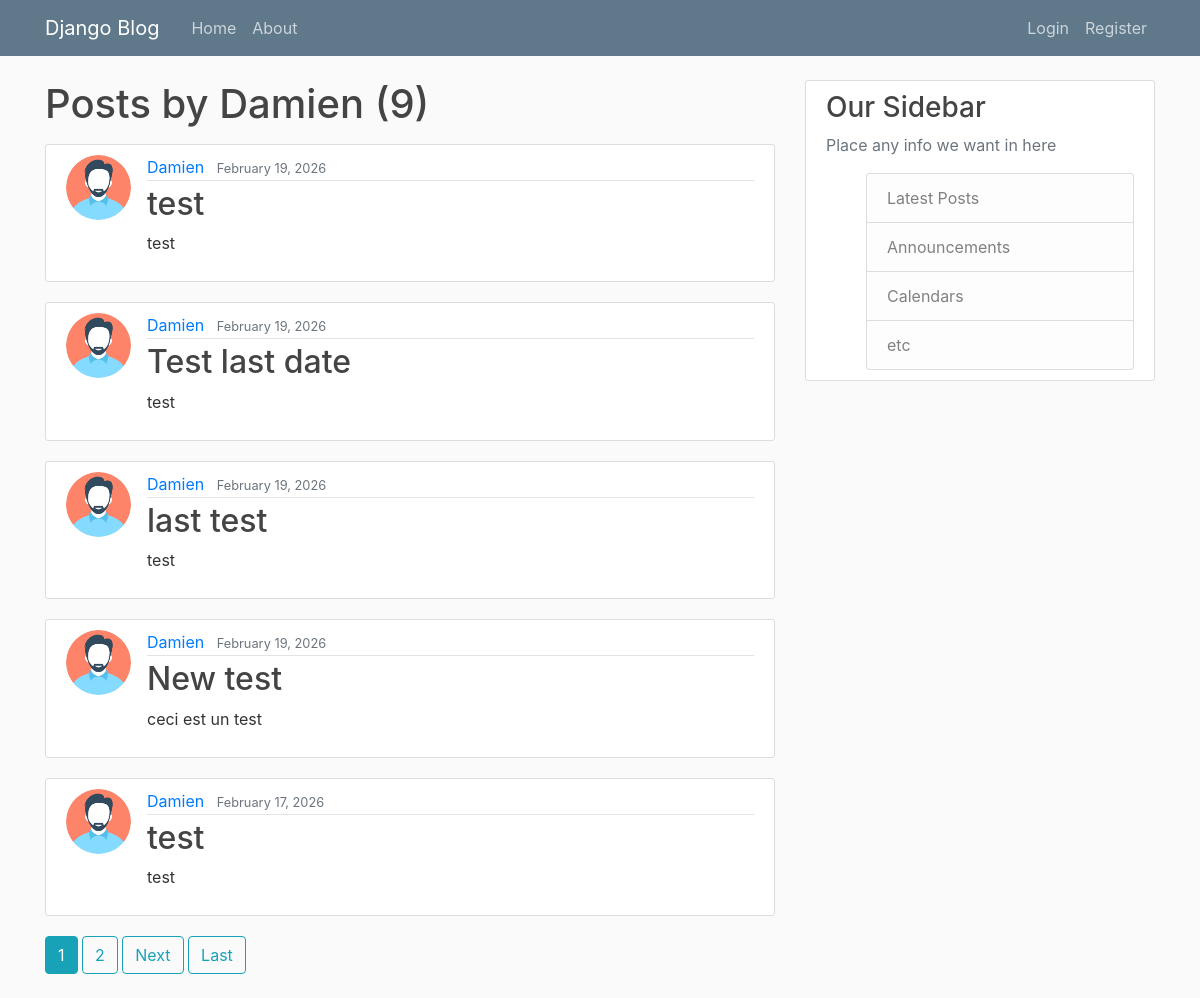
Screenshot of /user/Damien with the database file from the repository.
### blog/models.py (models this page shows, shortened)
class Post(models.Model):
    title = models.CharField(max_length=100)
    content = models.TextField()
    date_posted = models.DateTimeField(default=timezone.now)
    author = models.ForeignKey(User, on_delete=models.CASCADE, related_name='posts')

### users/models.py (models this page shows, shortened)
class Profile(models.Model):
    user = models.OneToOneField(User, on_delete=models.CASCADE)
    image = models.ImageField(default='default.png', upload_to='profile_pics')

### blog/views.py (the view)
# urls.py: path('user/<str:username>', UserPostListView.as_view(), name='user-posts'),  # ← ajout
class UserPostListView(ListView):
    model = Post
    template_name = 'blog/user_posts.html'
    context_object_name = 'posts'
    paginate_by = 5
    def get_queryset(self):
        user = get_object_or_404(User, username=self.kwargs.get('username'))
        return user.posts.order_by('-date_posted')

### blog/templates/blog/user_posts.html (shortened to what this page needs)
{% extends "blog/base.html" %}
{% block content %}
<h1 class='mb-3'>
    Posts by {{ view.kwargs.username }} ({{ page_obj.paginator.count }})
</h1>
{% for post in posts %}
<article class="media content-section">
    <img class='rounded-circle article-img' src='{{ post.author.profile.image.url }}' alt='User profile image'>
    <div class="media-body">
        <div class="article-metadata">
            <a class="mr-2" href="{% url 'user-posts' post.author.username %}">{{ post.author }}</a>
            <small class="text-muted">{{ post.date_posted|date:'F d, Y' }}</small>
        </div>
        <h2><a class="article-title" href="{% url 'post-detail' post.id %}">{{ post.title }}</a></h2>
        <p class="article-content">{{ post.content }}</p>
    </div>
</article>
{% endfor %}
{% if is_paginated %}
<div class='post-pagination'>
    {% for num in page_obj.paginator.page_range %}
    {% if page_obj.number == num %}
    <a class='btn btn-info mb-4' href='?page={{ num }}'>{{ num }}</a>
    {% elif num > page_obj.number|add:'-3' and num < page_obj.number|add:'3' %} <a class='btn btn-outline-info mb-4'
        href='?page={{ num }}'>{{ num }}</a>
        {% endif %}
        {% endfor %}
        {% if page_obj.has_next %}
        <a class='btn btn-outline-info mb-4' href='?page={{ page_obj.next_page_number }}'>Next</a>
        <a class='btn btn-outline-info mb-4' href='?page={{ page_obj.paginator.num_pages }}'>Last</a>
        {% endif %}
</div>
{% endif %}
{% endblock content %}

### blog/static/blog/main.css (style rules this page uses)
body { background: #fafafa; color: #333333; margin-top: 5rem; }
h1, h2, h3, h4, h5, h6 { color: #444444; }
.content-section { background: #ffffff; padding: 10px 20px; border: 1px solid #dddddd; border-radius: 3px; margin-bottom: 20px; }
.article-title { color: #444444; }
.article-content { white-space: pre-line; }
.article-img { height: 65px; width: 65px; margin-right: 16px; }
.article-metadata { padding-bottom: 1px; margin-bottom: 4px; border-bottom: 1px solid #e3e3e3 }

### rows the page displays
Post: author.profile.image (picture), author "Damien", date_posted "February 19, 2026", title "test", content "test"
Post: author.profile.image (picture), author "Damien", date_posted "February 19, 2026", title "Test last date", content "test"
Post: author.profile.image (picture), author "Damien", date_posted "February 19, 2026", title "last test", content "test"
Post: author.profile.image (picture), author "Damien", date_posted "February 19, 2026", title "New test", content "ceci est un test"
Post: author.profile.image (picture), author "Damien", date_posted "February 17, 2026", title "test", content "test"

### other values shown
{{ view.kwargs.username }} "Damien"
{{ page_obj.paginator.count }} "9"
{{ num }} "1"
{{ num }} "2"
